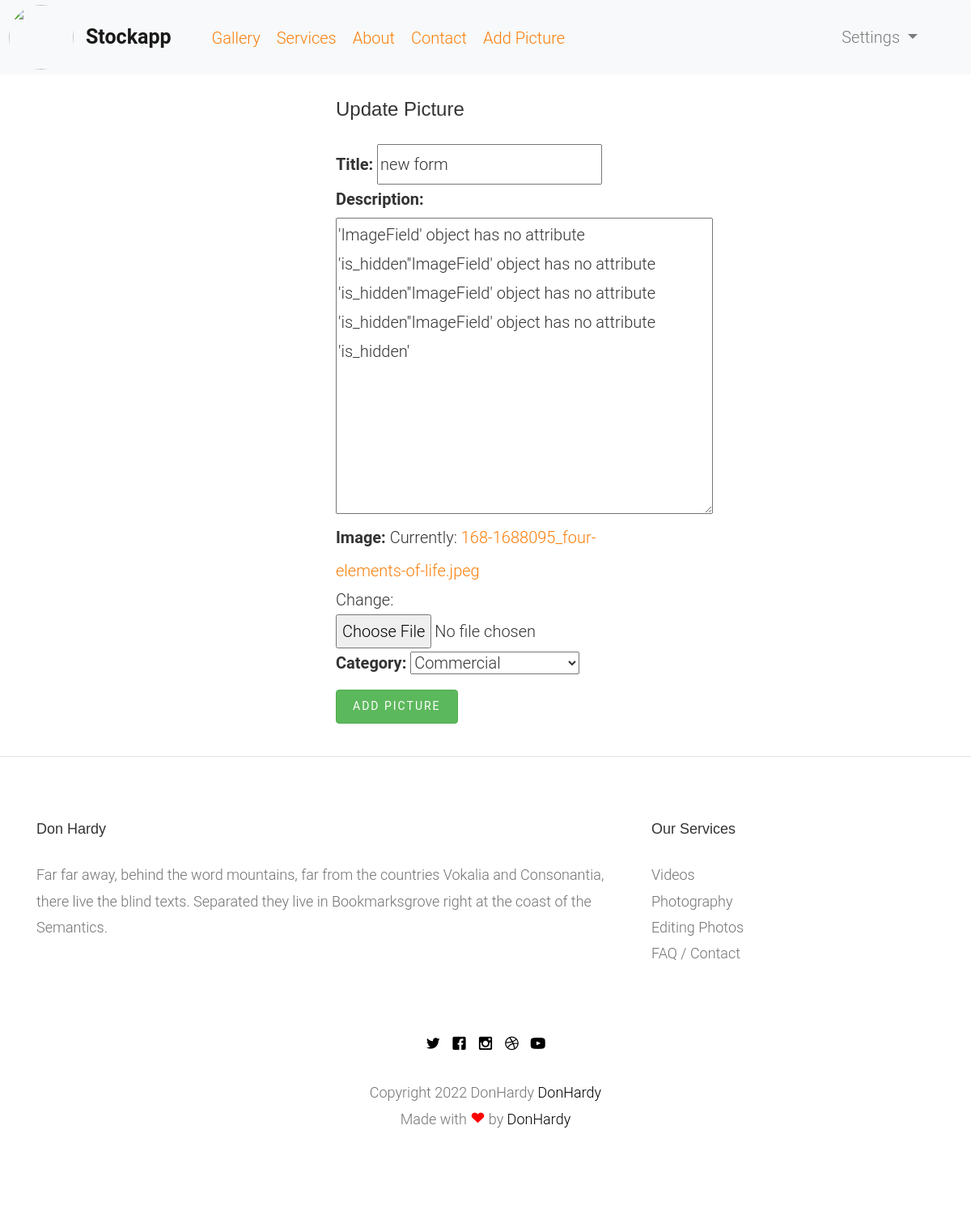
Before: /update_picture/4/ (signed in) with the older database file.
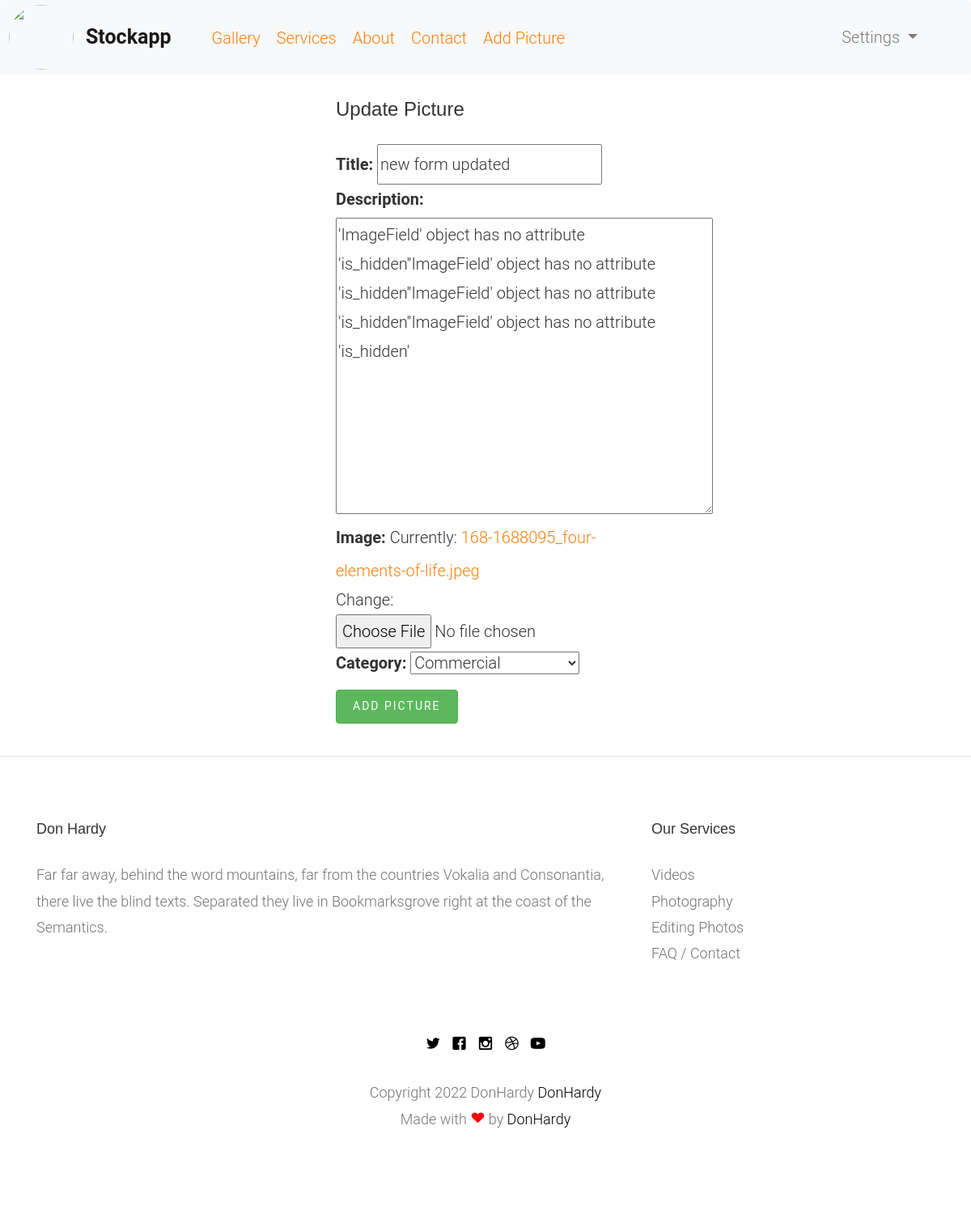
After: the same page with the newer database file.
### stock_app/models.py (models this page shows, shortened)
class PictureModel(models.Model):
    title = models.CharField(max_length=200)
    description = models.TextField()
    date_created = models.DateTimeField(auto_now_add=True)
    image = models.ImageField()
    category = models.CharField(max_length=100, choices=CATEGORY_PICTURES, default='Uncategorized')
    like = models.ManyToManyField(User, related_name='pictures', blank=True, null=True)

### stock_app/views.py (the view)
# urls.py: path('update_picture/<int:pk>/', views.UpdatePictureView.as_view(), name='update_picture')
class UpdatePictureView(UpdateView):
    model = PictureModel
    template_name = 'stock_app/add_picture_form.html'
    fields = ['title', 'description', 'image', 'category']
    def get_context_data(self, object_list=None, **kwargs):
        context = super().get_context_data(**kwargs)
        context['title'] = 'Update'
        return context

### templates/stock_app/add_picture_form.html (shortened to what this page needs)
{% load static %}
{% include 'stock_app/partials/header.html' %}
{% include 'stock_app/partials/navbar.html' %}
{% if user.is_authenticated and user.is_staff %}
    <div class="col-4 offset-4 mb-5 mt-5">
        <h3>{{ title }} Picture</h3>
        <form method="POST" action="." enctype="multipart/form-data">
            {{ form.as_table }}
            <button class="btn btn-success my-3" type="submit">Add Picture</button>
        </form>
    </div>
{% else %}
    <h1 class="text-center mt-5">Sorry sir, but you are not allowed to be here!</h1>
{% endif %}
{% include 'stock_app/partials/footer.html' %}

Changed rows visible on the page:
changed PictureModel "Commercial": title "new form" → "new form updated"
